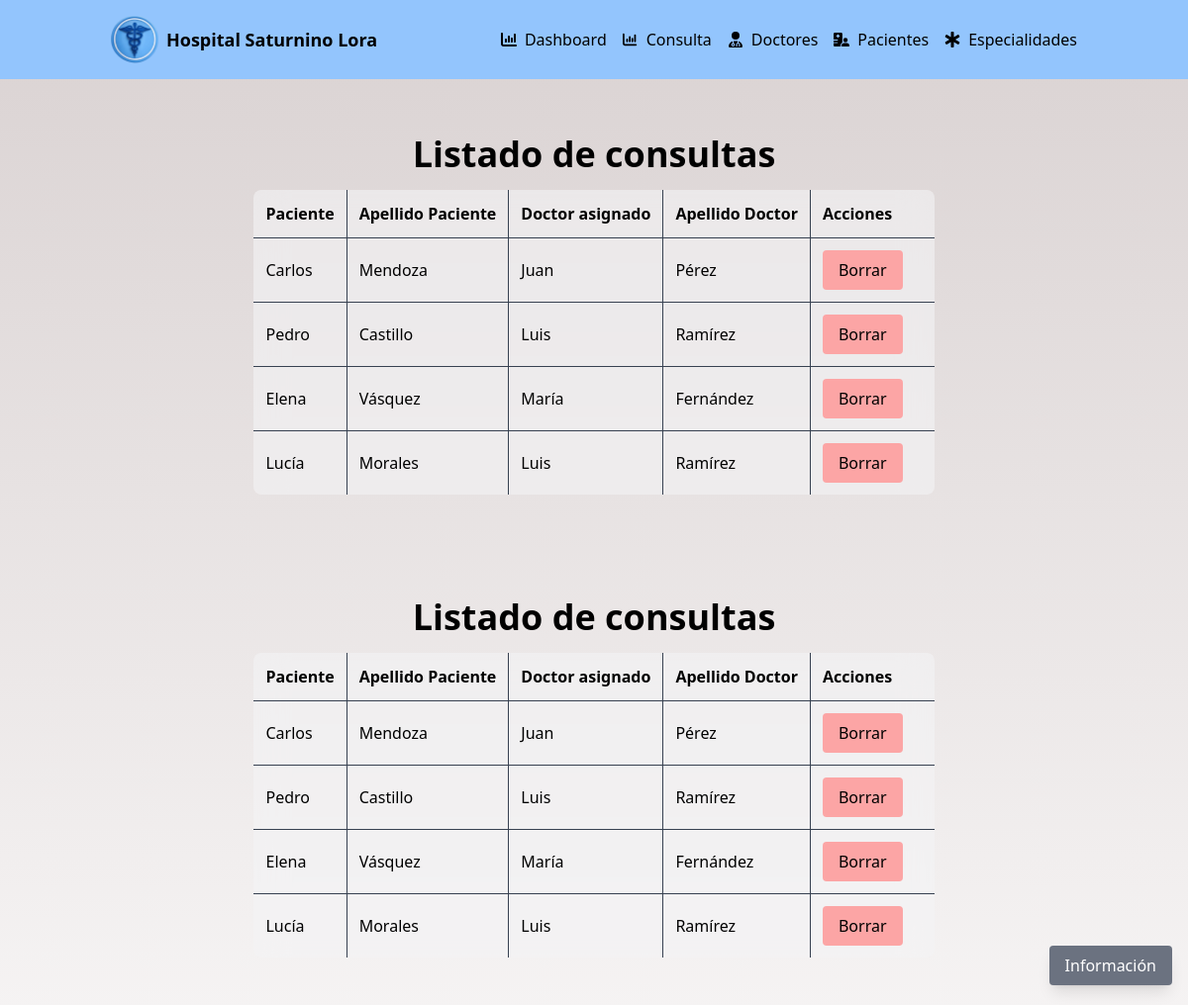
Page /?controller=Consulta&&action=principal on the committed database.
### tables this page shows
CREATE TABLE `consulta` (
  `id_doctor` int(11) NOT NULL,
  `id_paciente` int(11) NOT NULL
);

CREATE TABLE `paciente` (
  `id_paciente` int(11) NOT NULL,
  `id_diagnostico` int(11) NOT NULL,
  `nombre_paciente` varchar(50) NOT NULL,
  `primer_apellido_paciente` varchar(50) NOT NULL,
  `segundo_apellido_paciente` varchar(50) NOT NULL,
  `numero_seguro` int(11) NOT NULL
);

CREATE TABLE `doctor` (
  `id_doctor` int(11) NOT NULL,
  `nombre_doctor` varchar(50) NOT NULL,
  `primer_apellido_doctor` varchar(50) NOT NULL,
  `segundo_apellido_doctor` varchar(50) NOT NULL,
  `id_especialidad` int(11) NOT NULL
);

### app/controllers/ConsultaController.php (called while the page is built, shortened)
<?php
require_once "app/models/Consulta.php";
class ConsultaController{
    public function __construct(){
        $this->consulta = new Consulta();
    }
    public function principal(){
        include "app/views/src/pages/listadoConsult.php";
    }
}

### app/models/DataBase.php (called while the page is built, shortened)
<?php
class DataBase{
    public static function connect(){
        try{
            $connexion = new PDO("mysql:host=".self::server.";dbname=".self::dbname.";charset=utf8",self::user,self::password);
            $connexion -> setAttribute(PDO::ATTR_ERRMODE,PDO::ERRMODE_EXCEPTION);
            return $connexion;
        }catch(PDOException $e){
            return "Fallo ".$e->getMessage();
        }
    }
}

### app/models/Consulta.php (called while the page is built, shortened)
<?php
class Consulta{
    private $pdo;
    public function __CONSTRUCT(){
        $this->pdo = DataBase::connect();
    }
    public function listar(){
        try{
            $consulta = $this->pdo->prepare("SELECT c.id_doctor, c.id_paciente, nombre_doctor, primer_apellido_doctor, nombre_paciente, primer_apellido_paciente
                                                    FROM DOCTOR d INNER JOIN CONSULTA c ON d.id_doctor = c.id_doctor
                                                    INNER JOIN PACIENTE p ON c.id_paciente = p.id_paciente;");
            $consulta->execute();
            return $consulta->fetchAll(PDO::FETCH_OBJ);
        }catch(Exception $e){
            die($e->getMessage());
        }
    }
}

### app/views/src/pages/listadoConsult.php (the view, shortened to what this page needs)
<!DOCTYPE html>
<html lang="es">
    <head>
        <link rel="stylesheet" href="app/views/src/styles/estilos.css">
    </head>
<body class="bg-cover bg-center bg-fixed"
    style="background-image: linear-gradient(rgba(186, 172, 172, 0.542), rgba(205, 194, 194, 0.2)), url('app/views/src/icons/dash.jpg');background-position: center 20%;">
    <header class="bg-blue-300">
        <div class="container mx-auto flex items-center justify-between py-4 px-6 flex-wrap">
            <div class="flex items-center space-x-2 mr-2">
                <img src="app/views/src/icons/logoH.png" alt="Ícono del hospital" class="w-12 h-12">
                <h1 class="text-black font-bold text-lg whitespace-nowrap">
                    Hospital Saturnino Lora
                </h1>
            </div>
            <nav class="flex-grow">
                <ul class="flex flex-col sm:flex-row justify-end items-center space-y-2 sm:space-y-0 sm:space-x-4">
                    <li class="flex items-center space-x-2">
                        <a href="?controller=Dashboard"
                            class="text-dark-gray hover:text-blue-logo hover:text-blue-700 ml-2 hover:underline">Dashboard</a>
                    </li>
                    <div class="flex items-center space-x-2">
                        <li class="relative flex items-center">
                            <button id="inicio-btn-consulta"
                                class="text-dark-gray hover:text-blue-logo hover:text-blue-700  hover:underline ml-2">
                                Consulta
                            </button>
                        </li>
                    </div>
                    <div class="flex items-center space-x-2">
                        <li class="relative flex items-center">
                            <button id="inicio-btn-doctores"
                                class="text-dark-gray hover:text-blue-logo hover:text-blue-700 ml-2 hover:underline">
                                Doctores
                            </button>
                        </li>
                    </div>
                    <div class="flex items-center space-x-2">
                        <li class="relative flex items-center">
                            <button id="inicio-btn-pacientes"
                                class="text-dark-gray hover:text-blue-logo hover:text-blue-700 hover:underline ml-2 z-40">
                                Pacientes
                            </button>
                        </li>
                    </div>
                    <div class="flex items-center space-x-2">
                        <li class="relative flex items-center">
                            <button id="inicio-btn-especialidad"
                                class="text-dark-gray hover:text-blue-logo hover:text-blue-700 hover:underline ml-2">
                                Especialidades
                            </button>
                        </li>
                    </div>
                </ul>
            </nav>
        </div>
    </header>
    <main class="container mx-auto py-4 px-6 sm:px-6 max-w-full overflow-x-auto">
        <section class="mb-8">
            <div class="flex flex-col items-center mt-10">
                <h2 class="text-2xl sm:text-4xl font-bold mb-4 ">Listado de consultas</h2>
                <div class="w-full max-w-full overflow-x-auto mx-auto">
                    <table id="tablaPacientes"
                        class="p-6 w-auto backdrop-blur-lg bg-gray-100/60 border-collapse overflow-hidden rounded-lg table-auto mx-auto">
                        <thead>
                            <tr>
                                <th class="p-2 sm:p-3 border-r border-b border-gray-700 text-left">Paciente</th>
                                <th class="p-2 sm:p-3 border-r border-b border-gray-700 text-left">Apellido Paciente
                                </th>
                                <th class="p-2 sm:p-3 border-r border-b border-gray-700 text-left">Doctor asignado</th>
                                <th class="p-2 sm:p-3 border-r border-b border-gray-700 text-left">Apellido Doctor</th>
                                <th class="p-2 sm:p-3 border-b border-gray-700 text-left">Acciones</th>
                            </tr>
                        </thead>
                        <tbody>
                            <?php
                            $consultas = $this->consulta->listar();
                            for ($i = 0; $i < count($consultas); $i++): ?>
                                <tr>
                                    <?php if ($i + 1 == count($consultas)): ?>
                                        <td class="p-2 sm:p-3 border-r border-gray-700 text-left">
                                            <?php echo $consultas[$i]->nombre_paciente; ?></td>
                                        <td class="p-2 sm:p-3 border-r border-gray-700 text-left">
                                            <?php echo $consultas[$i]->primer_apellido_paciente; ?></td>
                                        <td class="p-2 sm:p-3 border-r border-gray-700 text-left">
                                            <?php echo $consultas[$i]->nombre_doctor; ?></td>
                                        <td class="p-2 sm:p-3 border-r border-gray-700 text-left">
                                            <?php echo $consultas[$i]->primer_apellido_doctor; ?></td>
                                        <td class="p-2 sm:p-3 border-gray-700 text-left">
                                            <div
                                                class="flex flex-col sm:flex-row justify-end items-center space-y-2 sm:space-y-0 sm:space-x-4">
                                                <a href="?controller=Consulta&&action=eliminar&&id_doctor=<?php echo $consultas[$i]->id_doctor ?>&&id_paciente=<?php echo $consultas[$i]->id_paciente ?>"
                                                    class="px-4 py-2 bg-red-300 text-black rounded hover:bg-red-500 mr-5 borrar-fila">
                                                    Borrar </a>
                                            </div>
                                        </td>
                                    <?php else: ?>
                                        <td class="p-2 sm:p-3 border-r border-b border-gray-700 text-left">
                                            <?php echo $consultas[$i]->nombre_paciente; ?></td>
                                        <td class="p-2 sm:p-3 border-r border-b border-gray-700 text-left">
                                            <?php echo $consultas[$i]->primer_apellido_paciente; ?></td>
                                        <td class="p-2 sm:p-3 border-r border-b border-gray-700 text-left">
                                            <?php echo $consultas[$i]->nombre_doctor; ?></td>
                                        <td class="p-2 sm:p-3 border-r border-b border-gray-700 text-left">
                                            <?php echo $consultas[$i]->primer_apellido_doctor; ?></td>
                                        <td class="p-2 sm:p-3 border-b border-gray-700 text-left">
                                            <div
                                                class="flex flex-col sm:flex-row justify-end items-center space-y-2 sm:space-y-0 sm:space-x-4">
                                                <a href="?controller=Consulta&&action=eliminar&&id_doctor=<?php echo $consultas[$i]->id_doctor ?>&&id_paciente=<?php echo $consultas[$i]->id_paciente ?>"
                                                    class="px-4 py-2 bg-red-300 text-black rounded hover:bg-red-500 mr-5 borrar-fila">
                                                    Borrar </a>
                                            </div>
                                        </td>
                                    <?php endif ?>
                                </tr>
                            <?php endfor
                            ?>
                        </tbody>
                    </table>
                </div>
        </section>
    </main>
        <main class="container mx-auto py-4 px-6 sm:px-6 max-w-full overflow-x-auto">
            <section class="mb-8">
                <div class="flex flex-col items-center mt-10">
                    <h2 class="text-2xl sm:text-4xl font-bold mb-4 ">Listado de consultas</h2>
                    <div class="w-full max-w-full overflow-x-auto mx-auto">
                        <table id="tablaPacientes"
                            class="p-6 w-auto backdrop-blur-lg bg-gray-100/60 border-collapse overflow-hidden rounded-lg table-auto mx-auto">
                            <thead>
                                <tr>
                                    <th class="p-2 sm:p-3 border-r border-b border-gray-700 text-left">Paciente</th>
                                    <th class="p-2 sm:p-3 border-r border-b border-gray-700 text-left">Apellido Paciente
                                    </th>
                                    <th class="p-2 sm:p-3 border-r border-b border-gray-700 text-left">Doctor asignado
                                    </th>
                                    <th class="p-2 sm:p-3 border-r border-b border-gray-700 text-left">Apellido Doctor
                                    </th>
                                    <th class="p-2 sm:p-3 border-b border-gray-700 text-left">Acciones</th>
                                </tr>
                            </thead>
                            <tbody>
                                <?php
                                $consultas = $this->consulta->listar();
                                for ($i = 0; $i < count($consultas); $i++): ?>
                                    <tr>
                                        <?php if ($i + 1 == count($consultas)): ?>
                                            <td class="p-2 sm:p-3 border-r border-gray-700 text-left">
                                                <?php echo $consultas[$i]->nombre_paciente; ?>
                                            </td>
                                            <td class="p-2 sm:p-3 border-r border-gray-700 text-left">
                                                <?php echo $consultas[$i]->primer_apellido_paciente; ?>
                                            </td>
                                            <td class="p-2 sm:p-3 border-r border-gray-700 text-left">
                                                <?php echo $consultas[$i]->nombre_doctor; ?>
                                            </td>
                                            <td class="p-2 sm:p-3 border-r border-gray-700 text-left">
                                                <?php echo $consultas[$i]->primer_apellido_doctor; ?>
                                            </td>
                                            <td class="p-2 sm:p-3 border-gray-700 text-left">
                                                <div
                                                    class="flex flex-col sm:flex-row justify-end items-center space-y-2 sm:space-y-0 sm:space-x-4">
                                                    <a href="?controller=Consulta&&action=eliminar&&id_doctor=<?php echo $consultas[$i]->id_doctor ?>&&id_paciente=<?php echo $consultas[$i]->id_paciente ?>"
                                                        class="px-4 py-2 bg-red-300 text-black rounded hover:bg-red-500 mr-5 borrar-fila">
                                                        Borrar </a>
                                                </div>
                                            </td>
                                        <?php else: ?>
                                            <td class="p-2 sm:p-3 border-r border-b border-gray-700 text-left">
                                                <?php echo $consultas[$i]->nombre_paciente; ?>
                                            </td>
                                            <td class="p-2 sm:p-3 border-r border-b border-gray-700 text-left">
                                                <?php echo $consultas[$i]->primer_apellido_paciente; ?>
                                            </td>
                                            <td class="p-2 sm:p-3 border-r border-b border-gray-700 text-left">
                                                <?php echo $consultas[$i]->nombre_doctor; ?>
                                            </td>
                                            <td class="p-2 sm:p-3 border-r border-b border-gray-700 text-left">
                                                <?php echo $consultas[$i]->primer_apellido_doctor; ?>
                                            </td>
                                            <td class="p-2 sm:p-3 border-b border-gray-700 text-left">
                                                <div
                                                    class="flex flex-col sm:flex-row justify-end items-center space-y-2 sm:space-y-0 sm:space-x-4">
                                                    <a href="?controller=Consulta&&action=eliminar&&id_doctor=<?php echo $consultas[$i]->id_doctor ?>&&id_paciente=<?php echo $consultas[$i]->id_paciente ?>"
                                                        class="px-4 py-2 bg-red-300 text-black rounded hover:bg-red-500 mr-5 borrar-fila">
                                                        Borrar </a>
                                                </div>
                                            </td>
                                        <?php endif ?>
                                    </tr>
                                <?php endfor
                                ?>
                            </tbody>
                        </table>
                    </div>
            </section>
        </main>
        <a href="#footer"
            class="btn-flotante fixed bottom-5 right-4 bg-gray-500 text-white px-4 py-2 rounded shadow-lg text-sm sm:text-base">Información</a>
    </body>
</html>

### rows in the picture
consulta: id_paciente.nombre_paciente "Carlos", id_paciente.primer_apellido_paciente "Mendoza", id_doctor.nombre_doctor "Juan", id_doctor.primer_apellido_doctor "Pérez"
consulta: id_paciente.nombre_paciente "Pedro", id_paciente.primer_apellido_paciente "Castillo", id_doctor.nombre_doctor "Luis", id_doctor.primer_apellido_doctor "Ramírez"
consulta: id_paciente.nombre_paciente "Elena", id_paciente.primer_apellido_paciente "Vásquez", id_doctor.nombre_doctor "María", id_doctor.primer_apellido_doctor "Fernández"
consulta: id_paciente.nombre_paciente "Lucía", id_paciente.primer_apellido_paciente "Morales", id_doctor.nombre_doctor "Luis", id_doctor.primer_apellido_doctor "Ramírez"
